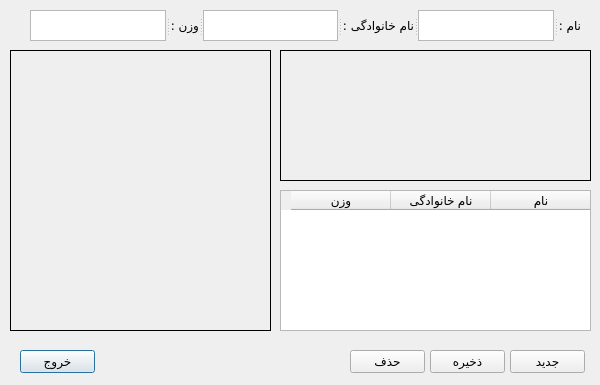
<?xml version="1.0" encoding="UTF-8"?>
<ui version="4.0">
 <class>FrmPerson</class>
 <widget class="QDialog" name="FrmPerson">
  <property name="geometry">
   <rect>
    <x>0</x>
    <y>0</y>
    <width>600</width>
    <height>385</height>
   </rect>
  </property>
  <property name="windowTitle">
   <string>Dialog</string>
  </property>
  <widget class="QWidget" name="widget" native="true">
   <property name="geometry">
    <rect>
     <x>10</x>
     <y>340</y>
     <width>581</width>
     <height>41</height>
    </rect>
   </property>
   <widget class="QPushButton" name="BtnExit">
    <property name="geometry">
     <rect>
      <x>10</x>
      <y>10</y>
      <width>75</width>
      <height>23</height>
     </rect>
    </property>
    <property name="text">
     <string>خروج</string>
    </property>
   </widget>
   <widget class="QPushButton" name="BtnNew">
    <property name="geometry">
     <rect>
      <x>500</x>
      <y>10</y>
      <width>75</width>
      <height>23</height>
     </rect>
    </property>
    <property name="text">
     <string>جدید</string>
    </property>
   </widget>
   <widget class="QPushButton" name="BtnSave">
    <property name="geometry">
     <rect>
      <x>420</x>
      <y>10</y>
      <width>75</width>
      <height>23</height>
     </rect>
    </property>
    <property name="text">
     <string>ذخیره</string>
    </property>
   </widget>
   <widget class="QPushButton" name="BtnDelete">
    <property name="geometry">
     <rect>
      <x>340</x>
      <y>10</y>
      <width>75</width>
      <height>23</height>
     </rect>
    </property>
    <property name="text">
     <string>حذف</string>
    </property>
   </widget>
  </widget>
  <widget class="QLabel" name="LblImage">
   <property name="geometry">
    <rect>
     <x>10</x>
     <y>50</y>
     <width>261</width>
     <height>281</height>
    </rect>
   </property>
   <property name="frameShape">
    <enum>QFrame::Box</enum>
   </property>
   <property name="text">
    <string/>
   </property>
   <property name="alignment">
    <set>Qt::AlignCenter</set>
   </property>
  </widget>
  <widget class="QTableWidget" name="tableWidget">
   <property name="geometry">
    <rect>
     <x>280</x>
     <y>190</y>
     <width>311</width>
     <height>141</height>
    </rect>
   </property>
   <property name="layoutDirection">
    <enum>Qt::RightToLeft</enum>
   </property>
   <column>
    <property name="text">
     <string>نام</string>
    </property>
   </column>
   <column>
    <property name="text">
     <string>نام خانوادگی</string>
    </property>
   </column>
   <column>
    <property name="text">
     <string>وزن</string>
    </property>
   </column>
  </widget>
  <widget class="QLabel" name="LblEncodeImage">
   <property name="geometry">
    <rect>
     <x>280</x>
     <y>50</y>
     <width>311</width>
     <height>131</height>
    </rect>
   </property>
   <property name="frameShape">
    <enum>QFrame::Box</enum>
   </property>
   <property name="text">
    <string/>
   </property>
   <property name="alignment">
    <set>Qt::AlignCenter</set>
   </property>
  </widget>
  <widget class="QSplitter" name="splitter">
   <property name="geometry">
    <rect>
     <x>30</x>
     <y>10</y>
     <width>551</width>
     <height>31</height>
    </rect>
   </property>
   <property name="orientation">
    <enum>Qt::Horizontal</enum>
   </property>
   <widget class="QTextEdit" name="txtWeight">
    <property name="layoutDirection">
     <enum>Qt::RightToLeft</enum>
    </property>
   </widget>
   <widget class="QLabel" name="label_4">
    <property name="font">
     <font>
      <family>IRANSansWeb</family>
     </font>
    </property>
    <property name="text">
     <string>وزن :</string>
    </property>
   </widget>
   <widget class="QTextEdit" name="txtFamily">
    <property name="layoutDirection">
     <enum>Qt::RightToLeft</enum>
    </property>
   </widget>
   <widget class="QLabel" name="label_2">
    <property name="font">
     <font>
      <family>IRANSansWeb</family>
     </font>
    </property>
    <property name="text">
     <string>نام خانوادگی :</string>
    </property>
   </widget>
   <widget class="QTextEdit" name="txtName">
    <property name="layoutDirection">
     <enum>Qt::RightToLeft</enum>
    </property>
    <property name="tabChangesFocus">
     <bool>true</bool>
    </property>
   </widget>
   <widget class="QLabel" name="label">
    <property name="font">
     <font>
      <family>IRANSansWeb</family>
     </font>
    </property>
    <property name="text">
     <string>نام :</string>
    </property>
   </widget>
  </widget>
 </widget>
 <resources/>
 <connections/>
</ui>
